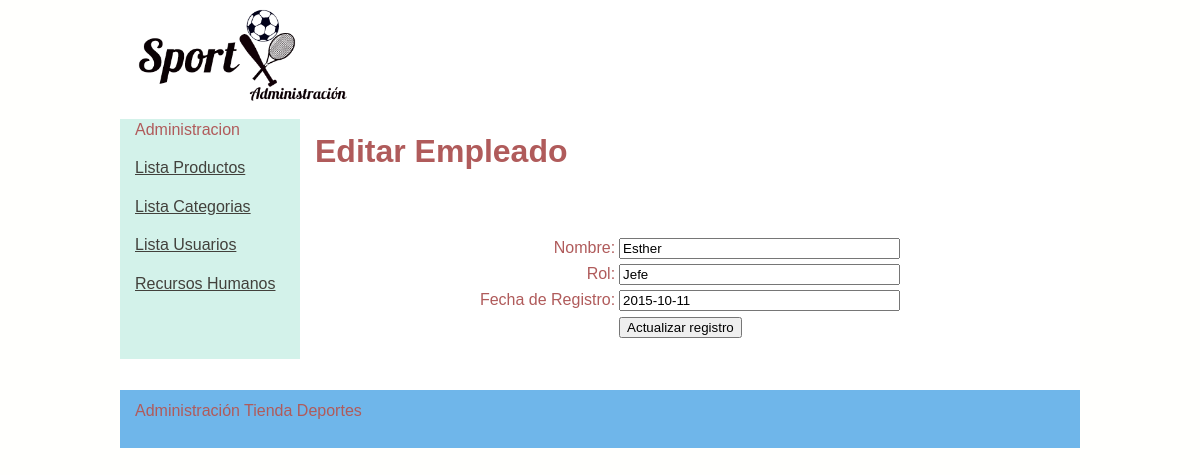
/admin/empleados_edit.php?recordID=9, run on the app's committed database.
### tables this page shows
CREATE TABLE IF NOT EXISTS `empleados` (
  `idEmpleado` int(50) NOT NULL AUTO_INCREMENT,
  `Nombre` varchar(50) NOT NULL,
  `Rol` varchar(50) NOT NULL,
  `FechaR` date NOT NULL,
  PRIMARY KEY (`idEmpleado`)
);

### includes/funciones.php (called while the page is built, shortened)
<?php
if (!function_exists("GetSQLValueString")) {
function GetSQLValueString($theValue, $theType, $theDefinedValue = "", $theNotDefinedValue = "")
{
  $theValue = function_exists("mysql_real_escape_string") ? mysql_real_escape_string($theValue) : mysql_escape_string($theValue);
  switch ($theType) {
    case "long":
    case "int":
      $theValue = ($theValue != "") ? intval($theValue) : "NULL";
      break;
  }
  return $theValue;
}
}
?>

### admin/empleados_edit.php (the view, shortened to what this page needs)
<?php require_once('../Connections/conexiondeportes.php'); ?>
<?php
$editFormAction = $_SERVER['PHP_SELF'];
if (isset($_SERVER['QUERY_STRING'])) {
  $editFormAction .= "?" . htmlentities($_SERVER['QUERY_STRING']);
}
$varEmpleado_DatosEmpleado = "0";
if (isset($_GET["recordID"])) {
  $varEmpleado_DatosEmpleado = $_GET["recordID"];
}
$query_DatosEmpleado = sprintf("SELECT * FROM empleados WHERE empleados.idEmpleado=%s", GetSQLValueString($varEmpleado_DatosEmpleado, "int"));
$DatosEmpleado = mysql_query($query_DatosEmpleado, $conexiondeportes) or die(mysql_error());
$totalRows_DatosEmpleado = mysql_num_rows($DatosEmpleado);$varEmpleado_DatosEmpleado = "0";
if (isset($_GET["recordID"])) {
  $varEmpleado_DatosEmpleado = $_GET["recordID"];
}
$query_DatosEmpleado = sprintf("SELECT * FROM empleados WHERE empleados.idEmpleado=%s", GetSQLValueString($varEmpleado_DatosEmpleado, "int"));
$DatosEmpleado = mysql_query($query_DatosEmpleado, $conexiondeportes) or die(mysql_error());
$row_DatosEmpleado = mysql_fetch_assoc($DatosEmpleado);
?>
<!DOCTYPE html PUBLIC "-//W3C//DTD XHTML 1.0 Transitional//EN" "http://www.w3.org/TR/xhtml1/DTD/xhtml1-transitional.dtd">
<html xmlns="http://www.w3.org/1999/xhtml">
<head>
<link href="../estilo/twoColFixLtHdr.css" rel="stylesheet" type="text/css" />
</head>
<body>
<div class="container">
  <div class="header">
    <p><img src="../images/LOGO.png" width="281" height="103" alt="Administracion" /></p>
  </div>
  <div class="sidebar1">
  <?php include("../includes/cabeceraadmin.php")?>
  </div>
  <div class="content">
  <h1><strong>Editar Empleado</strong></h1>
  <p>&nbsp;</p>
  <form action="<?php echo $editFormAction; ?>" method="post" name="form1" id="form1">
    <table align="center">
      <tr valign="baseline">
        <td nowrap="nowrap" align="right">Nombre:</td>
        <td><input type="text" name="Nombre" value="<?php echo htmlentities($row_DatosEmpleado['Nombre'], ENT_COMPAT, 'iso-8859-1'); ?>" size="32" /></td>
      </tr>
      <tr valign="baseline">
        <td nowrap="nowrap" align="right">Rol:</td>
        <td><input type="text" name="Rol" value="<?php echo htmlentities($row_DatosEmpleado['Rol'], ENT_COMPAT, 'iso-8859-1'); ?>" size="32" /></td>
      </tr>
      <tr valign="baseline">
        <td nowrap="nowrap" align="right">Fecha de Registro:</td>
        <td><input type="text" name="FechaR" value="<?php echo htmlentities($row_DatosEmpleado['FechaR'], ENT_COMPAT, 'iso-8859-1'); ?>" size="32" /></td>
      </tr>
      <tr valign="baseline">
        <td nowrap="nowrap" align="right">&nbsp;</td>
        <td><input type="submit" value="Actualizar registro" /></td>
      </tr>
    </table>
</form>
  <p>&nbsp;</p>
  </div>
  <div class="footer">
    <p>Administraci&oacute;n Tienda Deportes</p>
    </div>
  </div>
</body>
</html>

### estilo/twoColFixLtHdr.css (style rules this page uses)
body { font: 100%/1.4 Verdana, Arial, Helvetica, sans-serif; background-color: #FFFFFD; margin: 0; padding: 0; color: #B05B5B; }
h1, h2, h3, h4, h5, h6, p { margin-top: 0; padding-right: 15px; padding-left: 15px; }
.container { width: 960px; background-color: #FFF; margin: 0 auto; }
.header { background-color: #FFF; }
.sidebar1 { float: left; width: 180px; background-color: #D3F2EA; padding-bottom: 10px; }
.content { padding: 10px 0; width: 780px; float: left; }
.footer { padding: 10px 0; background-color: #6FB6EA; position: relative; clear: both; }

### data on the page
empleados: Nombre "Esther", Rol "Jefe", FechaR "2015-10-11"
